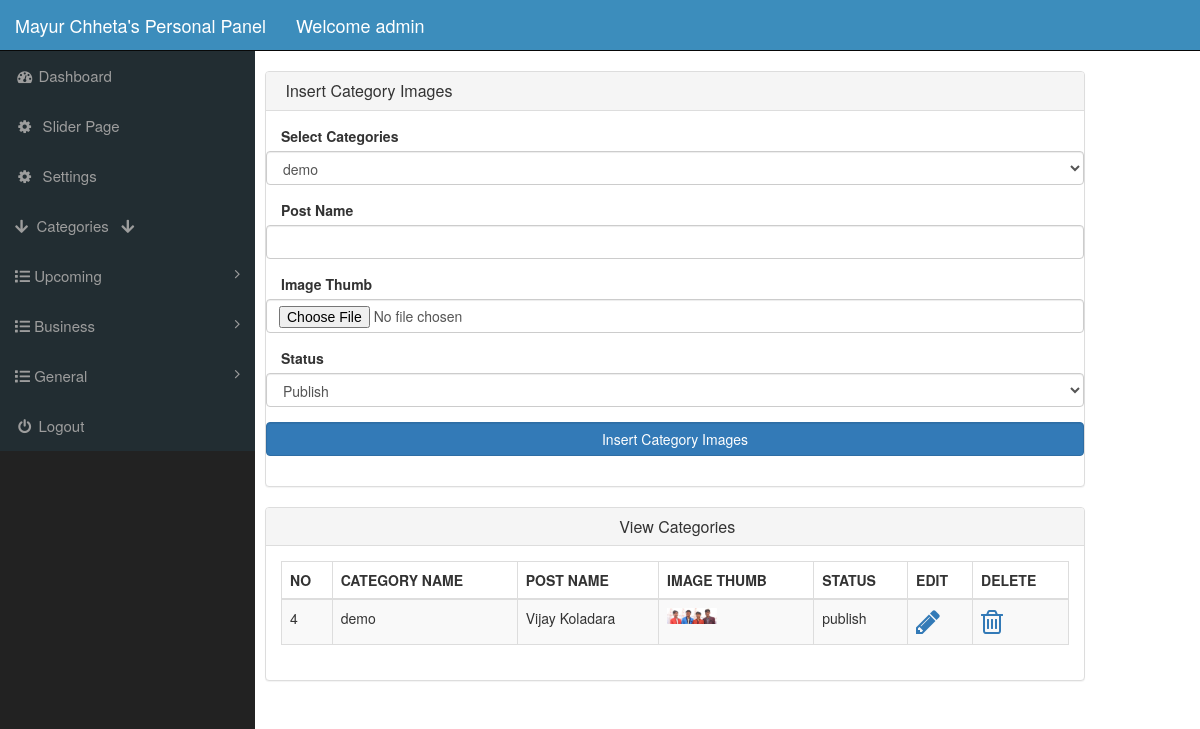
/index.php?insert_general_category_image (signed in), run on the app's committed database.
### tables this page shows
CREATE TABLE `general_category_images` (
  `id` int(100) NOT NULL,
  `category_name` varchar(100) NOT NULL,
  `post_name` varchar(100) NOT NULL,
  `image_thumb` varchar(100) NOT NULL,
  `status` varchar(100) NOT NULL
);

### general_category_image.php (the view, shortened to what this page needs)
<?php
if(!isset($_SESSION['admin_username']))
{
    echo "<script> window.open('login.php','_self')  </script>";
}
else
{
?>
    <div class="row">
        <div class="col-lg-3">
        </div>
        <div class="col-lg-12">
            <div class="panel panel-default">
                <div class="panel-heading">
                    <h3 class="panel-title">
                        <i class="fa a-money fa-w"></i> Insert Category Images
                    </h3>
                </div>
                <div class="panel-body">
                    <form action="" class="form-horizontal" method="POST" enctype="multipart/form-data">
                    <div class="form-group">
                            <label for="" class="col-md-3">Select Categories</label>
                            <select name="category_name" id="" class="form-control">
                                <?php
                                    $get_p_cats = "select * from general_category";
                                    $run_p_cats = mysqli_query($con,$get_p_cats);
                                    while($row = mysqli_fetch_array($run_p_cats)){
                                        $cat_title = $row['category_name'];
                                        echo " <option value='$cat_title'>$cat_title </option> ";
                                    }
                                ?>
                            </select>
                        </div>
                        <div class="form-group">
                            <label for="" class="col-md-3">Post Name </label>
                            <input type="text" name="post_name" id="" class="form-control" required>
                        </div>
                        <div class="form-group">
                            <label for="" class="col-md-3">Image Thumb </label>
                            <input type="file" name="image_thumb" id="" class="form-control" required
                                accept="image/png, image/gif, image/jpeg">
                        </div>
                        <div class="form-group">
                            <label for="" class="col-md-3">Status</label>
                            <select class="form-select form-control" name="category_status">
                                <option value="publish">Publish</option>
                            </select>
                        </div>
                        <div class="form-group">
                            <input type="submit" value="Insert Category Images" name="submit"
                                class="btn btn-primary form-control">
                        </div>
                    </form>
                </div>
            </div>
        </div>
        <div class="col-lg-12">
            <div class="panel panel-default">
                <div class="panel-heading">
                    <h3 class="panel-title text-center">
                        <i class="fa a-money fa-w"></i> View Categories
                    </h3>
                </div>
                <div class="panel-body">
                <div class="table-responsive">
                        <table class="table table-bordered table-hover table-striped">
                            <thead>
                                <tr>
                                    <th>NO</th>
                                    <th>CATEGORY NAME</th>
                                    <th>POST NAME</th>
                                    <th>IMAGE THUMB</th>
                                    <th>STATUS</th>
                                    <th>EDIT</th>
                                    <th>DELETE</th>
                                </tr>
                            </thead>
                            <tbody>
                                <?php
                                $get_product = "select * from general_category_images";
                                $run_p = mysqli_query($con,$get_product);
                                while($row = mysqli_fetch_array($run_p))
                                {
                                    $category_id = $row['id'];
                                    $category_name = $row['category_name'];
                                    $post_name = $row['post_name'];
                                    $image_thumb = $row['image_thumb'];
                                    $status = $row['status'];
                                    ?>
                                <tr>
                                    <td><?php echo $category_id;  ?>  </td>
                                    <td><?php echo $category_name;  ?>  </td>
                                    <td><?php echo $post_name;  ?>  </td>
                                    <td><img src="slide_images/<?php echo $image_thumb;  ?>" alt="" class="img-responsive" width="50" height="50">  </td>
                                    <td><?php echo $status;  ?>  </td>
                                    <td>
                                            <a href="index.php?edit_general_cat_image=<?php echo $category_id; ?>">
                                            <i class="fa fa-pencil fa-2x"></i>
                                            </a>
                                        </td>
                                        <td>
                                            <a href="index.php?delete_general_cat_image=<?php echo $category_id; ?>">
                                            <i class="fa fa-trash-o fa-2x"></i>
                                            </a>
                                        </td>
                                </tr>
                                <?php  } ?>
                            </tbody>
                        </table>
                    </div>
                </div>
            </div>
        </div>
    </div>
<?php  } ?>

### styles/style.css (style rules this page uses)
body { margin-top: 100px; }
@media (min-width: 768px) { body { margin-top: 50px; } }

### data on the page
general_category_images: id "4", category_name "demo", post_name "Vijay Koladara", image_thumb (picture), status "publish"

### other printed values
$_SESSION['admin_username'] "admin"
form field category_name "demo"
